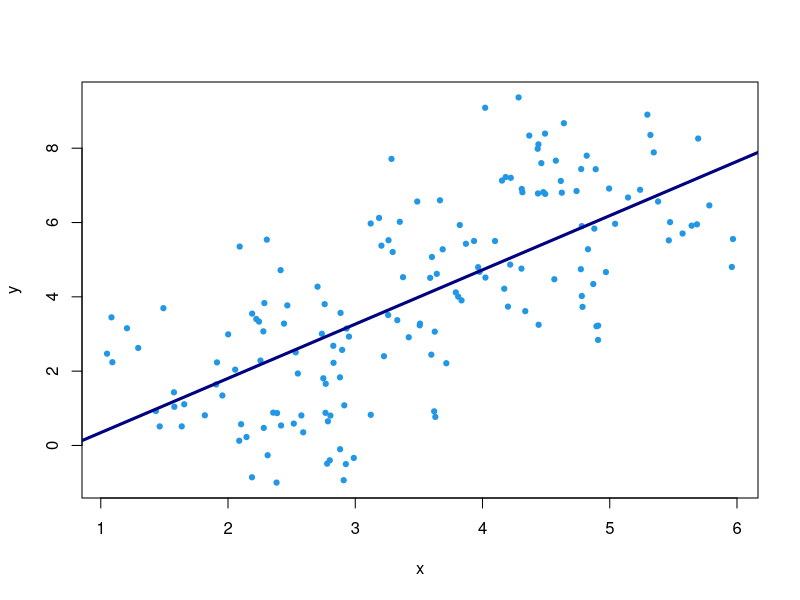
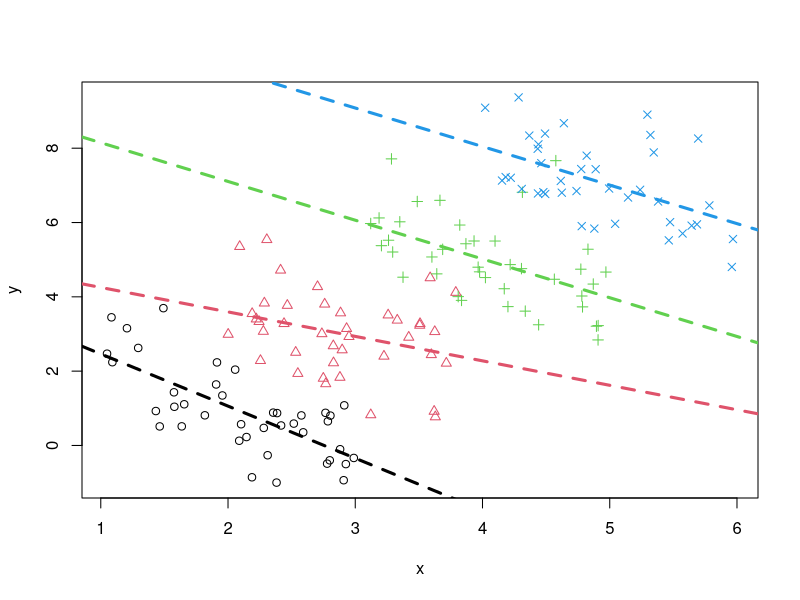

The R script that drew these images, in order:
set.seed(123)
g <- 4                            # number of groups
n <- 40                           # number of samples in each group
z <- rep(1:g, each = n)           # grouping variable
x <- runif(n * g, 0, 2) + z       # x variable that depends on z
y <- 3 * z - x + rnorm(n * g)     # y variable that depends on x and z
pdf("images/chapter_3/probability-Simpson-plots.pdf", height=5, width=5)
plot(x, y, pch=19, col=4, cex=0.7) # plot the whole data
abline(lm(y ~ x), lwd=3, col="navyblue")   # show the overall linear trend
plot(x, y, pch = z, col = z)       # plot the data with group labeled
for (grp in 1:g) # fit a line for each group
    abline(lm(y[z==grp] ~ x[z==grp]), lwd=3, col=grp, lty=2) # (@\wingding{1}@)
dev.off()
